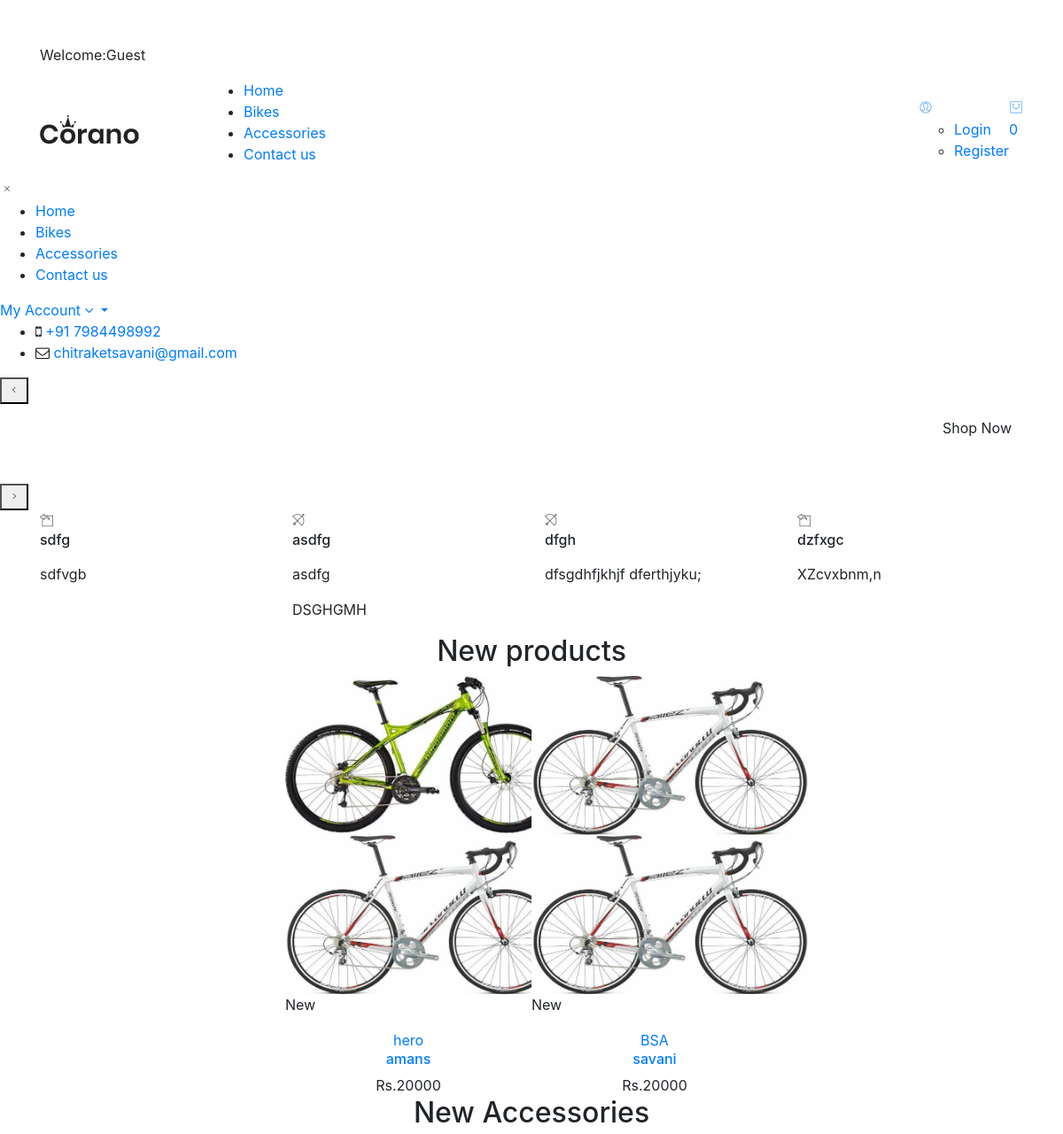
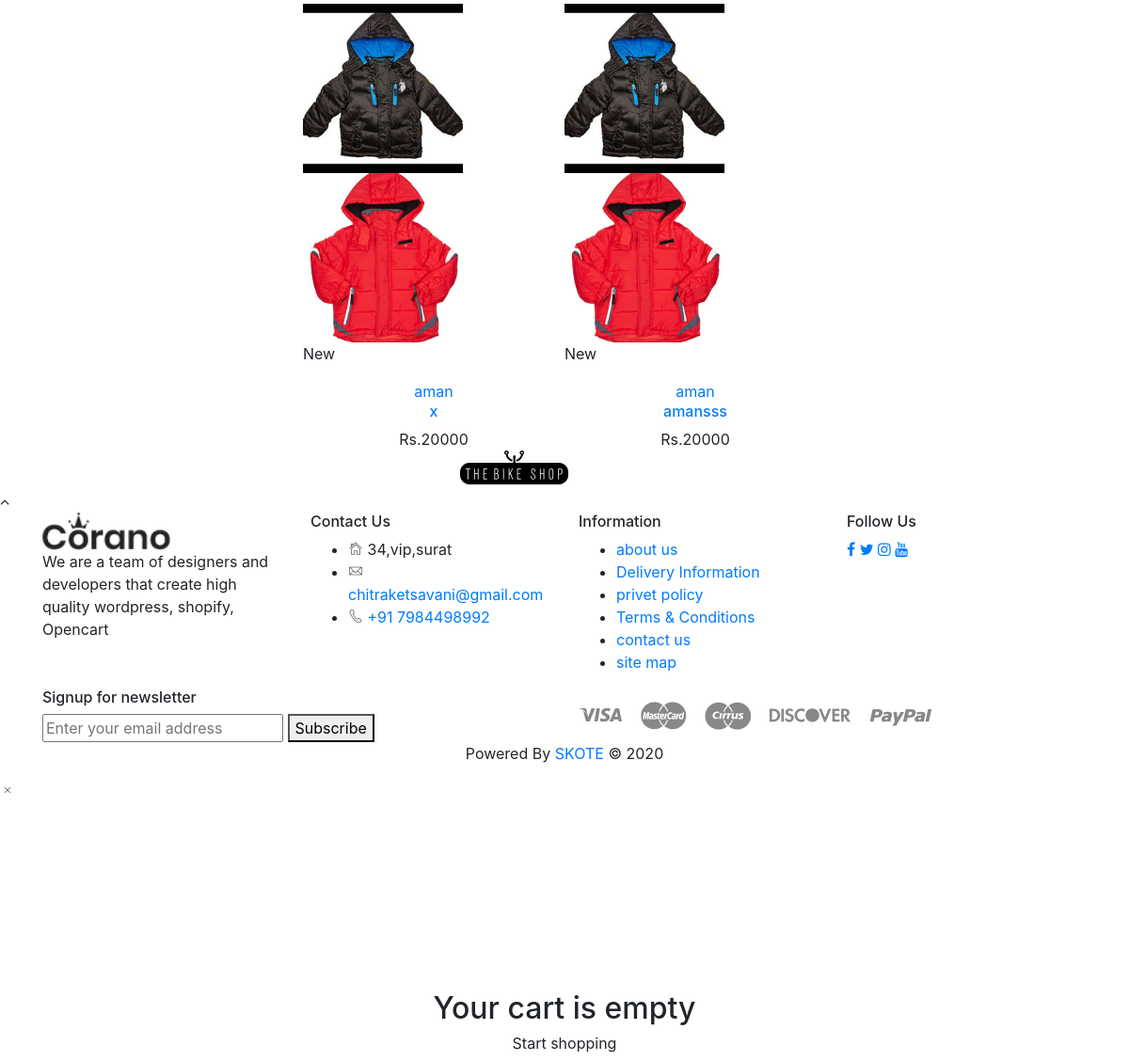
The page / on the database its author committed (2 pictures, top to bottom).
### tables this page shows
CREATE TABLE `slider` (
  `slide_id` int(10) NOT NULL AUTO_INCREMENT,
  `slide_name` varchar(255) NOT NULL,
  `slide_image` text NOT NULL,
  `slide_row` text NOT NULL,
  `slide_row_2` text NOT NULL,
  `status` text NOT NULL,
  `slide_url` text NOT NULL,
  `slide_status` text NOT NULL,
  PRIMARY KEY (`slide_id`)
);

CREATE TABLE `boxes_section` (
  `box_id` int(10) NOT NULL AUTO_INCREMENT,
  `box_icon` text NOT NULL,
  `box_title` text NOT NULL,
  `box_desc` text NOT NULL,
  `box_status` text NOT NULL,
  PRIMARY KEY (`box_id`)
);

CREATE TABLE `products` (
  `product_id` int(10) NOT NULL AUTO_INCREMENT,
  `p_cat_id` int(10) NOT NULL,
  `cat_id` int(10) NOT NULL,
  `manufacturer_id` int(10) NOT NULL,
  `date` timestamp NOT NULL DEFAULT CURRENT_TIMESTAMP ON UPDATE CURRENT_TIMESTAMP,
  `product_title` text NOT NULL,
  `product_img1` text NOT NULL,
  `product_img2` text NOT NULL,
  `product_img3` text NOT NULL,
  `product_img4` text NOT NULL,
  `product_price` int(10) DEFAULT NULL,
  `product_discount_price` text NOT NULL,
  `product_discount` text NOT NULL,
  `product_label` text NOT NULL,
  `product_desc` text NOT NULL,
  `product_qty` text NOT NULL,
  `available_qty` text NOT NULL,
  `product_size` text NOT NULL,
  `product_frame` text NOT NULL,
  `product_weight` text NOT NULL,
  `product_front_suspension` text NOT NULL,
  `product_rear_suspension` text NOT NULL,
  `product_front_derailleur` text NOT NULL,
  `product_rear_derailleur` text NOT NULL,
  `product_wheels` text NOT NULL,
  `product_tires` text NOT NULL,
  `product_shifter` text NOT NULL,
  `product_crankset` text NOT NULL,
  `product_freewheels` text NOT NULL,
  `product_bb_set` text NOT NULL,
  `product_cassette` text NOT NULL,
  `product_colour` text NOT NULL,
  `product_pedals` text NOT NULL,
  `product_seat_post` text NOT NULL,
  `product_handleber` text NOT NULL,
  `product_stem` text NOT NULL,
  `product_headset` text NOT NULL,
  `product_brakeset` text NOT NULL,
  `product_status_top` text NOT NULL,
  `product_status` text NOT NULL,
  PRIMARY KEY (`product_id`)
);

CREATE TABLE `manufacturers` (
  `manufacturer_id` int(10) NOT NULL AUTO_INCREMENT,
  `manufacturer_title` text NOT NULL,
  `manufacturer_top` text NOT NULL,
  `manufacturer_status` text NOT NULL,
  PRIMARY KEY (`manufacturer_id`)
);

CREATE TABLE `accessories` (
  `accessories_id` int(11) NOT NULL AUTO_INCREMENT,
  `accessories_brand` text NOT NULL,
  `accessories_category` text NOT NULL,
  `accessories_name` text NOT NULL,
  `accessories_image_1` text NOT NULL,
  `accessories_image_2` text NOT NULL,
  `accessories_image_3` text NOT NULL,
  `accessories_image_4` text NOT NULL,
  `accessories_qty` text NOT NULL,
  `available_qty` text NOT NULL,
  `accessories_material` text NOT NULL,
  `accessories_color` text NOT NULL,
  `accessories_prices` text NOT NULL,
  `accessories_discount_price` text NOT NULL,
  `accessories_discount` text NOT NULL,
  `accessories_label` text NOT NULL,
  `accessories_date` date NOT NULL,
  `accessories_desc` text NOT NULL,
  `accessories_status_top` text NOT NULL,
  `accessories_status` text NOT NULL,
  PRIMARY KEY (`accessories_id`)
);

CREATE TABLE `accessories_brand` (
  `accessories_brand_id` int(10) NOT NULL AUTO_INCREMENT,
  `accessories_brand` text NOT NULL,
  `accessories_brand_top` text NOT NULL,
  `accessories_brand_status` text NOT NULL,
  PRIMARY KEY (`accessories_brand_id`)
);

CREATE TABLE `logo` (
  `logo_id` int(10) NOT NULL AUTO_INCREMENT,
  `logo_name` text NOT NULL,
  `logo_img` text NOT NULL,
  `logo_link` text NOT NULL,
  `logo_status` text NOT NULL,
  PRIMARY KEY (`logo_id`)
);

### index.php (the view, shortened to what this page needs)
    <?php
       include("includes/header.php");
    ?>
    <main>
        <section class="slider-area">
            <div class="hero-slider-active slick-arrow-style slick-arrow-style_hero slick-dot-style">
                <?php
                $get_slides="select * from slider where slide_status='yes'";
                $run_slider=mysqli_query($con,$get_slides);
                while($row_slides=mysqli_fetch_array($run_slider)){
                    $slide_image=$row_slides['slide_image'];
                    $status=$row_slides['status'];
                    $slide_url=$row_slides['slide_url'];
                ?>
                    <div class="hero-single-slide hero-overlay">
                    <div class="hero-slider-item bg-img" data-bg="admin_area/slides_images/<?php echo $slide_image; ?>">
                   <div class="container">
                            <div class="row">
                                <div class="col-md-12">
                                    <div class="hero-slider-content slide-1 <?php echo $status;?>">
                                        <a href="<?php echo $slide_url; ?>" class="btn btn-hero">Shop Now</a>
                                    </div>
                                </div>
                            </div>
                        </div>
                    </div>
                </div>
                <?php
                }
                ?>
            </div>
        </section>
        <div class="service-policy section-padding">
            <div class="container">
                <div class="row mtn-30">
                <?php
                $get_boxs="select * from boxes_section where box_status='yes'";
                $run_box=mysqli_query($con,$get_boxs);
                while($row_boxs=mysqli_fetch_array($run_box))
                {
                    ?>
                    <div class="col-sm-6 col-lg-3">
                        <div class="policy-item">
                            <div class="policy-icon">
                                <i class="pe-7s-<?php echo $row_boxs["box_icon"] ?>"></i>
                            </div>
                            <div class="policy-content">
                                <h6><?php echo $row_boxs["box_title"]; ?></h6>
                                <p><?php echo $row_boxs["box_desc"]; ?></p>
                            </div>
                        </div>
                    </div>
                   <?php
                }
                ?>
                </div>
            </div>
        </div>
        <section class="product-area section-padding">
            <div class="container">
                <div class="row">
                    <div class="col-12">
                        <div class="section-title text-center">
                            <h2 class="title">New products</h2>
                        </div>
                    </div>
                </div>
                <div class="row">
                    <div class="col-12">
                        <div class="product-container">
                            <div class="tab-content">
                                <div class="tab-pane fade show active" >
                                    <div class="product-carousel-4 slick-row-10 slick-arrow-style">
                                       <?php
                                        getPro();
                                        ?>
                                    </div>
                                </div>
                            </div>
                        </div>
                    </div>
                </div>
            </div>
        </section>
        <section class="product-area section-padding">
            <div class="container">
                <div class="row">
                    <div class="col-12">
                        <div class="section-title text-center">
                            <h2 class="title">New Accessories</h2>
                        </div>
                    </div>
                </div>
                <div class="row">
                    <div class="col-12">
                        <div class="product-container">
                            <div class="tab-content">
                                <div class="tab-pane fade show active" >
                                    <div class="product-carousel-4 slick-row-10 slick-arrow-style">
                                       <?php
                                        getAcc();
                                        ?>
                                    </div>
                                </div>
                            </div>
                        </div>
                    </div>
                </div>
            </div>
        </section>
        <div class="brand-logo section-padding pt-0">
            <div class="container">
                <div class="row">
                    <div class="col-12">
                        <div class="brand-logo-carousel slick-row-10 slick-arrow-style">
                            <?php
                            logo();
                            ?>
                        </div>
                    </div>
                </div>
            </div>
        </div>
    </main>
    <div class="scroll-top not-visible">
        <i class="fa fa-angle-up"></i>
    </div>
    <?php
    include("includes/footer.php");
    ?>
    <?php
     include("includes/cart1.php");
    ?>
</body>
</html>

### functions/functions.php (shortened to what this page needs)
<?php
$db=mysqli_connect("localhost","root","","ecom_store");
function getPro(){
    global $db;
    $get_products="select * from products where product_status_top='yes' and product_label='new' and product_status='yes'";
    $run_products=mysqli_query($db,$get_products);
    while($row_products=mysqli_fetch_array($run_products))
    {
        $pro_id=$row_products['product_id'];
        $pro_title=$row_products['product_title'];
        $pro_price=$row_products['product_price'];
        $pro_img1=$row_products['product_img1'];
        $pro_img2=$row_products['product_img2'];
        $pro_label=$row_products['product_label'];
        $manufacturer_id=$row_products['manufacturer_id'];
      ?>
        <div class='product-item'>
            <figure class='product-thumb'>
                <a href='product-details.php?pro_id=<?php echo $pro_id;?>'>
                    <img class='pri-img' src='admin_area/product_images/<?php echo $pro_img1;?>' alt='product' style='height:180px;'>
                    <img class='sec-img' src='admin_area/product_images/<?php echo $pro_img2;?>' alt='product' style='height:180px;'>
                </a>
                <div class='product-badge'>
                    <?php
                    if($pro_label=="new")
                    {
                    ?>
                        <div class='product-label new'>
                            <span>New</span>
                        </div>
                    <?php
                    }
                    ?>
                </div>
          </figure>
                <div class='product-caption text-center'>
                <div class="manufacturer-name">
                    <?php
                            $query3="select * from manufacturers where manufacturer_id='$manufacturer_id'";
                            $run_carts=mysqli_query($db, $query3);
                            while ($row_carts=mysqli_fetch_array($run_carts)) {
                    ?>
                            <a href="product-details.php?pro_id=<?php echo  $pro_id; ?>"><?php echo $row_carts['manufacturer_title']; ?></a>
                                    <?php
                        }
                                                ?>
                                            </div>
                    <h6 class='product-name'>
                        <a href='product-details.php?pro_id=<?php echo $pro_id;?>'><?php echo $pro_title;?></a>
                    </h6>
                    <div class='price-box'>
                        <?php
                        if($pro_label=="new")
                        {
                        ?>
                        <span class='price-regular'>Rs.<?php echo $pro_price;?></span>
                        <?php
                        }
                        ?>
                    </div>
                </div>
    </div>
        <?php
    }
}
function getAcc()
{
    global $db;
    $get_accessories="select * from accessories where accessories_status_top='yes' and  accessories_status='yes' and accessories_label='new'";
    $run_accessories=mysqli_query($db,$get_accessories);
    while($row_accessories=mysqli_fetch_array($run_accessories))
    {
        $pro_id=$row_accessories['accessories_id'];
        $pro_title=$row_accessories['accessories_name'];
        $pro_price=$row_accessories['accessories_prices'];
        $pro_img1=$row_accessories['accessories_image_1'];
        $pro_img2=$row_accessories['accessories_image_2'];
        $pro_label=$row_accessories['accessories_label'];
        $accessories_brand=$row_accessories['accessories_brand'];
        ?>
        <div class='product-item'>
            <figure class='product-thumb'>
                <a href='accessories-details.php?accessories_id=<?php echo $pro_id;?>'>
                    <img class='pri-img' src='admin_area/accessories_images/<?php echo $pro_img1;?>' alt='product' style='height:180px;'>
                    <img class='sec-img' src='admin_area/accessories_images/<?php echo $pro_img2;?>' alt='product' style='height:180px;'>
                </a>
                <div class='product-badge'>
                <?php
                    if($pro_label=="new")
                    {
                    ?>
                        <div class='product-label new'>
                            <span>New</span>
                        </div>
                    <?php
                    }
                    ?>
                </div>
          </figure>
                <div class='product-caption text-center'>
                <div class="manufacturer-name">
                <?php
                            $query3="select * from accessories_brand where accessories_brand_id='$accessories_brand'";
                            $run_carts=mysqli_query($db, $query3);
                            while ($row_carts=mysqli_fetch_array($run_carts)) {
                    ?>
                            <a href="accessories-details.php?accessories_id=<?php echo $pro_id;?>"><?php echo $row_carts['accessories_brand']; ?></a>
                                    <?php
                        }
                                                ?>
                </div>
                    <h6 class='product-name'>
                        <a href='accessories-details.php?accessories_id=<?php echo $pro_id;?>'><?php echo$pro_title;?></a>
                    </h6>
                    <div class='price-box'>
                    <?php
                        if($pro_label=="new")
                        {
                        ?>
                        <span class='price-regular'>Rs.<?php echo $pro_price;?></span>
                        <?php
                        }
                        ?>
                    </div>
                </div>
    </div>
        <?php
    }
}
function logo()
    {
        global $db;
        $get_logo="select * from logo where logo_status='yes'";
        $run_logo=mysqli_query($db,$get_logo);
        while ($row_logo=mysqli_fetch_array($run_logo)) {
            echo '
                <div class="brand-item">
                    <a href="#">
                        <img src="admin_area/logo/'.$row_logo['logo_img'].'" alt="">
                    </a>
                </div>
            ';
        }
    }
?>

### admin_area/css/style.css (style rules this page uses)
body { margin-top: 100px; }
@media (min-width: 768px) { body { margin-top: 50px; } }

### rows shown on the page
boxes_section: box_title "sdfg", box_desc "sdfvgb"
boxes_section: box_title "asdfg", box_desc "asdfg DSGHGMH"
boxes_section: box_title "dfgh", box_desc "dfsgdhfjkhjf dferthjyku;"
boxes_section: box_title "dzfxgc", box_desc "XZcvxbnm,n"
products: product_img1 (picture), product_img2 (picture), product_label "New", product_title "amans", product_price "20000"
manufacturers: manufacturer_title "hero"
products: product_img1 (picture), product_img2 (picture), product_label "New", product_title "savani", product_price "20000"
manufacturers: manufacturer_title "BSA"
accessories: accessories_image_1 (picture), accessories_image_2 (picture), accessories_label "New", accessories_name "x", accessories_prices "20000"
accessories_brand: accessories_brand "aman"
accessories: accessories_image_1 (picture), accessories_image_2 (picture), accessories_label "New", accessories_name "amansss", accessories_prices "20000"
logo: logo_img (picture)
